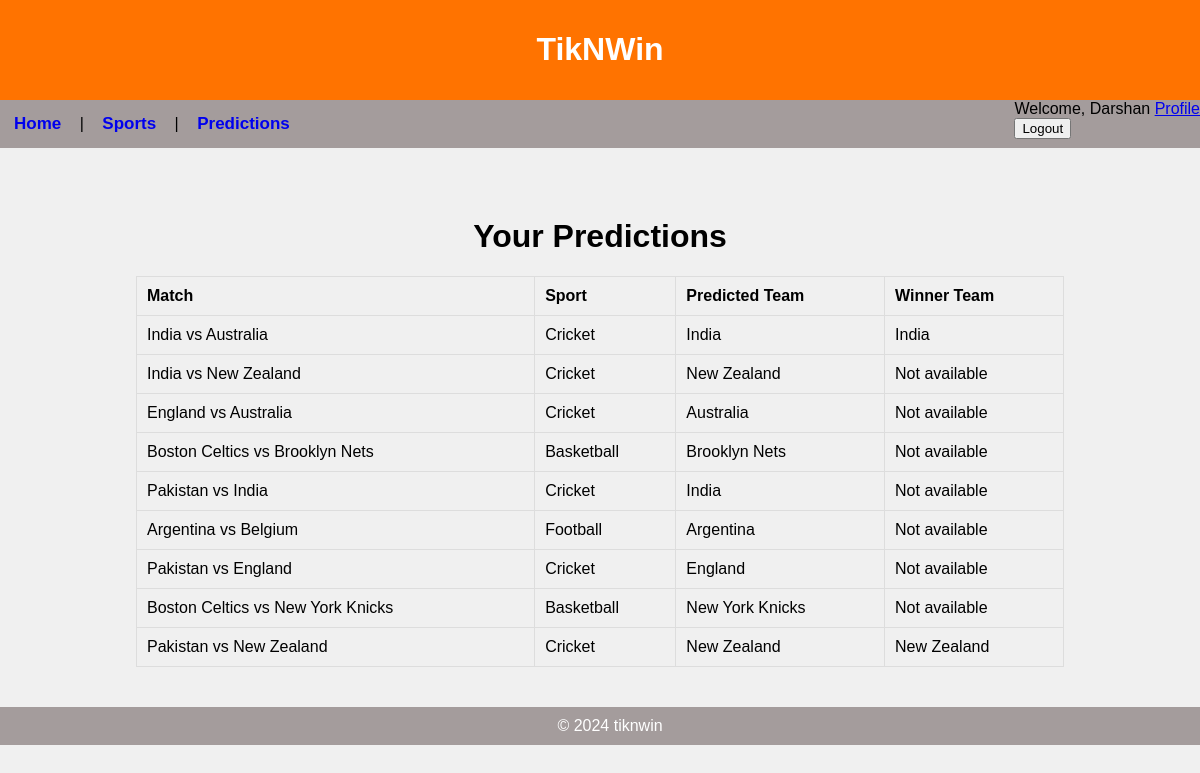
Page /predictions/ (signed in) on the earlier database version.
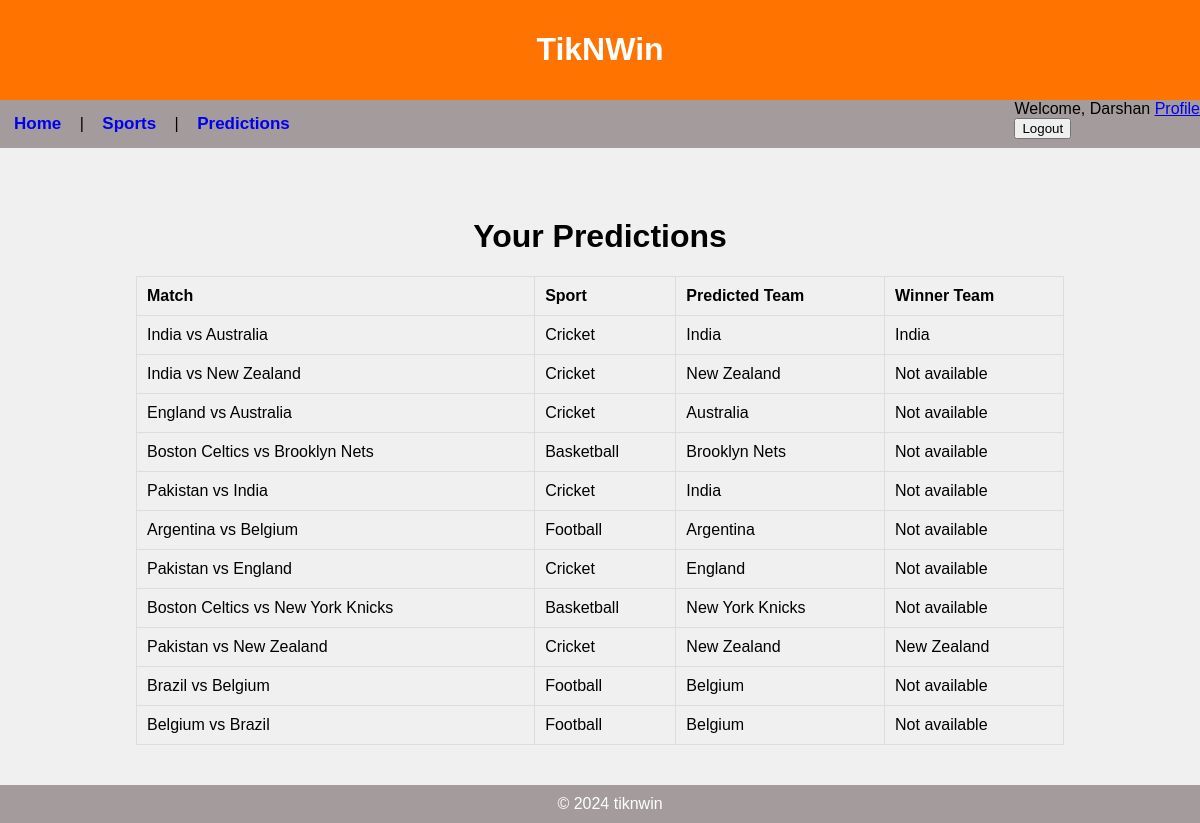
Same page on the later database version.
### app/models.py (models this page shows, shortened)
class Prediction(models.Model):
    user = models.ForeignKey('user', on_delete=models.CASCADE)
    match = models.ForeignKey('Match', on_delete=models.CASCADE)
    predicted_team = models.ForeignKey('Team', on_delete=models.CASCADE, null=True, blank=True)
    prediction_comment = models.TextField(blank=True)
    created_at = models.DateTimeField(auto_now_add=True)
    updated_at = models.DateTimeField(auto_now=True)

class Match(models.Model):
    home_team = models.ForeignKey('Team', related_name='home_matches', on_delete=models.CASCADE)
    away_team = models.ForeignKey('Team', related_name='away_matches', on_delete=models.CASCADE)
    date_time = models.DateTimeField()
    location = models.CharField(max_length=255)
    result = models.CharField(max_length=50, blank=True, null=True)
    description = models.TextField(blank=True)
    sports = models.ForeignKey('Sports', related_name='matches', on_delete=models.CASCADE, null=True, blank=True)
    created_at = models.DateTimeField(auto_now_add=True)
    updated_at = models.DateTimeField(auto_now=True)

class Team(models.Model):
    name = models.CharField(max_length=255, unique=True)
    abbreviation = models.CharField(max_length=10, unique=True)
    description = models.TextField(blank=True)
    founded_year = models.PositiveIntegerField(null=True, blank=True)
    home_stadium = models.CharField(max_length=255, blank=True)
    website = models.URLField(blank=True)
    flag_image = models.ImageField(upload_to='media/team_flags/', null=True, blank=True)
    sports = models.ManyToManyField('Sports', related_name='teams')
    created_at = models.DateTimeField(auto_now_add=True)
    updated_at = models.DateTimeField(auto_now=True)

class Sports(models.Model):
    name = models.CharField(max_length=255, unique=True)
    description = models.TextField(blank=True)
    image = models.ImageField(upload_to='media/images/', null=True, blank=True)
    founded_year = models.PositiveIntegerField(null=True, blank=True)
    country = models.CharField(max_length=100, blank=True)
    website = models.URLField(blank=True)
    created_at = models.DateTimeField(auto_now_add=True)
    updated_at = models.DateTimeField(auto_now=True)

### app/views.py (the view)
# urls.py: path('predictions/', predictions , name='predictions'),
@login_required(login_url='login')
def predictions(request):
    user = request.user
    predictions = Prediction.objects.filter(user=user)
    return render(request, "app/predictions.html", {'predictions': predictions})

### app/templates/app/predictions.html (shortened to what this page needs)
{% extends 'app/layout.html' %}
{% block header %}TikNWin{% endblock %}
{% block content %}
  <div style="text-align: center; margin-top: 50px;">
    <h1 style="font-size: 2em;">Your Predictions</h1>
    {% if predictions %}
      <table style="width: 80%; margin: 20px auto; border-collapse: collapse;">
        <thead>
          <tr>
            <th style="border: 1px solid #ddd; padding: 10px;">Match</th>
            <th style="border: 1px solid #ddd; padding: 10px;">Sport</th>
            <th style="border: 1px solid #ddd; padding: 10px;">Predicted Team</th>
            <th style="border: 1px solid #ddd; padding: 10px;">Winner Team</th>
          </tr>
        </thead>
        <tbody>
          {% for prediction in predictions %}
            <tr>
              <td style="border: 1px solid #ddd; padding: 10px;">{{ prediction.match.home_team.name }} vs {{ prediction.match.away_team.name }}</td>
              <td style="border: 1px solid #ddd; padding: 10px;">{{ prediction.match.sports.name }}</td>
              <td style="border: 1px solid #ddd; padding: 10px;">{{ prediction.predicted_team.name }}</td>
              <td style="border: 1px solid #ddd; padding: 10px;">{{ prediction.match.result|default:"Not available" }}</td>
            </tr>
          {% endfor %}
        </tbody>
      </table>
    {% else %}
      <p style="font-size: 1.5em;">You haven't made any predictions yet.</p>
    {% endif %}
  </div>
{% endblock %}

Differences in the rows shown:
added Prediction: match.home_team.name "Brazil", match.away_team.name "Belgium", match.sports.name "Football", predicted_team.name "Belgium", match.result "Not available"
added Prediction: match.home_team.name "Belgium", match.away_team.name "Brazil", match.sports.name "Football", predicted_team.name "Belgium", match.result "Not available"
